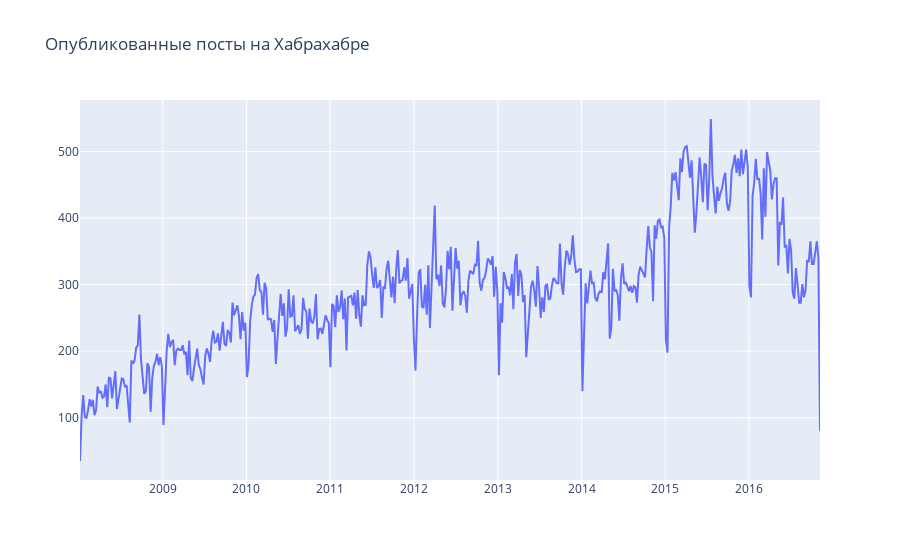

Write notebook code for a chart like this one.
### Code cell
from plotly.offline import download_plotlyjs, init_notebook_mode, plot, iplot
from plotly import graph_objs as go

# инициализируем plotly
init_notebook_mode(connected = True)

# опишем функцию, которая будет визуализировать все колонки dataframe в виде line plot
def plotly_df(df, title = ''):
    data = []

    for column in df.columns:
        trace = go.Scatter(
            x = df.index,
            y = df[column],
            mode = 'lines',
            name = column
        )
        data.append(trace)

    layout = dict(title = title)
    fig = dict(data = data, layout = layout)
    iplot(fig, show_link=False)

plotly_df(aggr_habr_df.resample('W').apply(sum), title = 'Опубликованные посты на Хабрахабре')

### Figure 1 — Plotly figure (JSON) as saved in the notebook; plotly's stock layout.template omitted (floating-point values rounded to 4 significant figures; data arrays with more than 128 entries replaced by an {"elided": "..."} marker saying what was removed)
{"data": [{"mode": "lines", "name": "posts", "type": "scatter", "x": {"elided": "462 str values"}, "y": {"elided": "462 int values"}}], "layout": {"title": {"text": "Опубликованные посты на Хабрахабре"}}}
